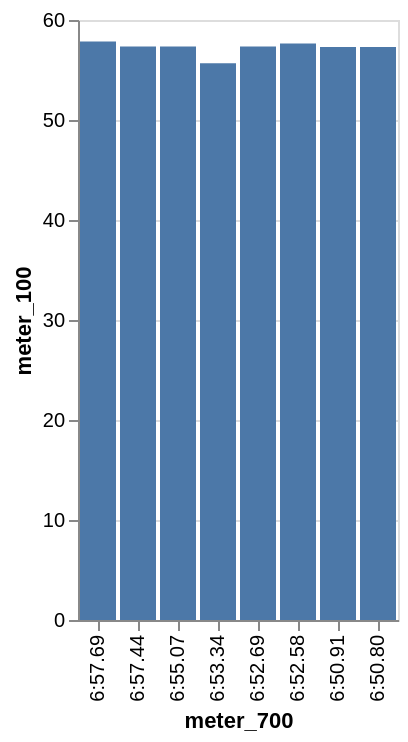

Write the Vega-Lite specification saved for this chart.
### Vega-Lite specification from a JSON file in a GitHub repository (floating-point values rounded to 4 significant figures)
{"data": {"values": [{"x_data": "6:50.91", "y_data": 57.31}, {"x_data": "6:52.69", "y_data": 57.35}, {"x_data": "6:52.58", "y_data": 57.66}, {"x_data": "6:53.34", "y_data": 55.67}, {"x_data": "6:55.07", "y_data": 57.34}, {"x_data": "6:57.44", "y_data": 57.34}, {"x_data": "6:57.69", "y_data": 57.84}, {"x_data": "6:50.80", "y_data": 57.31}]}, "mark": "bar", "encoding": {"x": {"field": "x_data", "type": "nominal", "title": "meter_700", "sort": "descending"}, "y": {"field": "y_data", "type": "quantitative", "title": "meter_100"}}}
